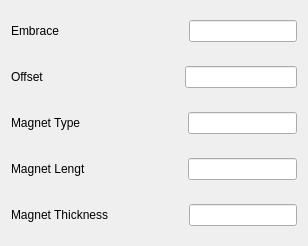
                     <widget class="QWidget" name="tab_8">
                      <attribute name="title">
                       <string>Ploe</string>
                      </attribute>
                      <layout class="QVBoxLayout" name="verticalLayout_11">
                       <item>
                        <layout class="QVBoxLayout" name="verticalLayout_3">
                         <item>
                          <layout class="QHBoxLayout" name="horizontalLayout_10" stretch="0,0,0,2">
                           <item>
                            <widget class="QLabel" name="label_10">
                             <property name="text">
                              <string>Embrace                   </string>
                             </property>
                            </widget>
                           </item>
                           <item>
                            <spacer name="horizontalSpacer_12">
                             <property name="orientation">
                              <enum>Qt::Horizontal</enum>
                             </property>
                             <property name="sizeHint" stdset="0">
                              <size>
                               <width>40</width>
                               <height>20</height>
                              </size>
                             </property>
                            </spacer>
                           </item>
                           <item>
                            <spacer name="verticalSpacer_10">
                             <property name="orientation">
                              <enum>Qt::Vertical</enum>
                             </property>
                             <property name="sizeHint" stdset="0">
                              <size>
                               <width>20</width>
                               <height>40</height>
                              </size>
                             </property>
                            </spacer>
                           </item>
                           <item>
                            <widget class="QLineEdit" name="lineEdit10"/>
                           </item>
                          </layout>
                         </item>
                         <item>
                          <layout class="QHBoxLayout" name="horizontalLayout_11" stretch="0,1,0,2">
                           <item>
                            <widget class="QLabel" name="label_11">
                             <property name="text">
                              <string>Offset                  </string>
                             </property>
                            </widget>
                           </item>
                           <item>
                            <spacer name="horizontalSpacer_13">
                             <property name="orientation">
                              <enum>Qt::Horizontal</enum>
                             </property>
                             <property name="sizeHint" stdset="0">
                              <size>
                               <width>40</width>
                               <height>20</height>
                              </size>
                             </property>
                            </spacer>
                           </item>
                           <item>
                            <spacer name="verticalSpacer_11">
                             <property name="orientation">
                              <enum>Qt::Vertical</enum>
                             </property>
                             <property name="sizeHint" stdset="0">
                              <size>
                               <width>20</width>
                               <height>40</height>
                              </size>
                             </property>
                            </spacer>
                           </item>
                           <item>
                            <widget class="QLineEdit" name="lineEdit11"/>
                           </item>
                          </layout>
                         </item>
                         <item>
                          <layout class="QHBoxLayout" name="horizontalLayout_12" stretch="0,1,0,2">
                           <item>
                            <widget class="QLabel" name="label_12">
                             <property name="text">
                              <string>Magnet Type        </string>
                             </property>
                            </widget>
                           </item>
                           <item>
                            <spacer name="horizontalSpacer_14">
                             <property name="orientation">
                              <enum>Qt::Horizontal</enum>
                             </property>
                             <property name="sizeHint" stdset="0">
                              <size>
                               <width>40</width>
                               <height>20</height>
                              </size>
                             </property>
                            </spacer>
                           </item>
                           <item>
                            <spacer name="verticalSpacer_12">
                             <property name="orientation">
                              <enum>Qt::Vertical</enum>
                             </property>
                             <property name="sizeHint" stdset="0">
                              <size>
                               <width>20</width>
                               <height>40</height>
                              </size>
                             </property>
                            </spacer>
                           </item>
                           <item>
                            <widget class="QLineEdit" name="lineEdit12"/>
                           </item>
                          </layout>
                         </item>
                         <item>
                          <layout class="QHBoxLayout" name="horizontalLayout_13" stretch="0,1,0,2">
                           <item>
                            <widget class="QLabel" name="label_13">
                             <property name="text">
                              <string>Magnet Lengt       </string>
                             </property>
                            </widget>
                           </item>
                           <item>
                            <spacer name="horizontalSpacer_15">
                             <property name="orientation">
                              <enum>Qt::Horizontal</enum>
                             </property>
                             <property name="sizeHint" stdset="0">
                              <size>
                               <width>40</width>
                               <height>20</height>
                              </size>
                             </property>
                            </spacer>
                           </item>
                           <item>
                            <spacer name="verticalSpacer_13">
                             <property name="orientation">
                              <enum>Qt::Vertical</enum>
                             </property>
                             <property name="sizeHint" stdset="0">
                              <size>
                               <width>20</width>
                               <height>40</height>
                              </size>
                             </property>
                            </spacer>
                           </item>
                           <item>
                            <widget class="QLineEdit" name="lineEdit13"/>
                           </item>
                          </layout>
                         </item>
                         <item>
                          <layout class="QHBoxLayout" name="horizontalLayout_14" stretch="0,1,0,2">
                           <item>
                            <widget class="QLabel" name="label_14">
                             <property name="text">
                              <string>Magnet Thickness</string>
                             </property>
                            </widget>
                           </item>
                           <item>
                            <spacer name="horizontalSpacer_16">
                             <property name="orientation">
                              <enum>Qt::Horizontal</enum>
                             </property>
                             <property name="sizeHint" stdset="0">
                              <size>
                               <width>40</width>
                               <height>20</height>
                              </size>
                             </property>
                            </spacer>
                           </item>
                           <item>
                            <spacer name="verticalSpacer_14">
                             <property name="orientation">
                              <enum>Qt::Vertical</enum>
                             </property>
                             <property name="sizeHint" stdset="0">
                              <size>
                               <width>20</width>
                               <height>40</height>
                              </size>
                             </property>
                            </spacer>
                           </item>
                           <item>
                            <widget class="QLineEdit" name="lineEdit14"/>
                           </item>
                          </layout>
                         </item>
                        </layout>
                       </item>
                      </layout>
                     </widget>
